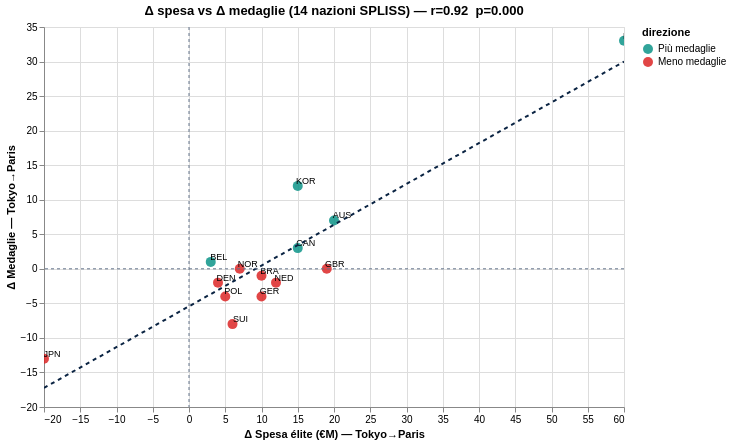

The cell this chart's notebook holds for it:
### Markdown cell above
## 5. Variazione spesa Tokyo→Paris vs variazione medaglie

### Code cell
# Merge Tokyo e Paris per le 14 nazioni comuni
merged = (spliss_tokyo[["country_noc","country","elite_spend_EUR","medals"]]
          .merge(spliss_paris[["country_noc","elite_spend_EUR","medals"]]
                 .rename(columns={"elite_spend_EUR":"spend_paris","medals":"medals_paris"}),
                 on="country_noc", how="inner"))
merged.rename(columns={"elite_spend_EUR":"spend_tokyo","medals":"medals_tokyo"}, inplace=True)
merged["delta_spend"]  = merged["spend_paris"] - merged["spend_tokyo"]
merged["delta_medals"] = merged["medals_paris"] - merged["medals_tokyo"]
merged["delta_pct"]    = merged["delta_spend"] / merged["spend_tokyo"] * 100
merged["direzione"]    = merged["delta_medals"].apply(lambda v: "Più medaglie" if v>0 else "Meno medaglie")

r_d, p_d = stats.pearsonr(merged["delta_spend"], merged["delta_medals"])

base = alt.Chart(merged)
scatter_d = (
    base.mark_point(size=100, filled=True, opacity=0.85)
    .encode(
        x=alt.X("delta_spend:Q", title="Δ Spesa élite (€M) — Tokyo→Paris"),
        y=alt.Y("delta_medals:Q", title="Δ Medaglie — Tokyo→Paris"),
        color=alt.Color("direzione:N",
            scale=alt.Scale(domain=["Più medaglie","Meno medaglie"],
                            range=[TEAL, RED])),
        tooltip=["country:N",
                 alt.Tooltip("delta_spend:Q", title="Δ Spesa (€M)", format="+.0f"),
                 alt.Tooltip("delta_medals:Q", title="Δ Medaglie", format="+.0f"),
                 alt.Tooltip("delta_pct:Q", title="Δ% Spesa", format="+.1f")]
    )
)
labels_d = (
    base.mark_text(dx=8, dy=-5, fontSize=9)
    .encode(x="delta_spend:Q", y="delta_medals:Q", text="country_noc:N")
)
reg_d = (
    base.transform_regression("delta_spend","delta_medals")
    .mark_line(strokeDash=[4,4], color=NAVY)
    .encode(x="delta_spend:Q", y="delta_medals:Q")
)
hline = alt.Chart(pd.DataFrame({"y":[0]})).mark_rule(color=GRAY,strokeDash=[3,3]).encode(y="y:Q")
vline = alt.Chart(pd.DataFrame({"x":[0]})).mark_rule(color=GRAY,strokeDash=[3,3]).encode(x="x:Q")

(scatter_d + labels_d + reg_d + hline + vline).properties(
    title=f"Δ spesa vs Δ medaglie (14 nazioni SPLISS) — r={r_d:.2f}  p={p_d:.3f}",
    width=580, height=380
).interactive().display()

### Figure 1 — Vega-Lite specification as saved in the notebook (floating-point values rounded to 4 significant figures)
{"config": {"view": {"continuousWidth": 300, "continuousHeight": 300}}, "layer": [{"mark": {"type": "point", "filled": true, "opacity": 0.85, "size": 100}, "encoding": {"color": {"field": "direzione", "scale": {"domain": ["Più medaglie", "Meno medaglie"], "range": ["#0D9488", "#DC2626"]}, "type": "nominal"}, "tooltip": [{"field": "country", "type": "nominal"}, {"field": "delta_spend", "format": "+.0f", "title": "Δ Spesa (€M)", "type": "quantitative"}, {"field": "delta_medals", "format": "+.0f", "title": "Δ Medaglie", "type": "quantitative"}, {"field": "delta_pct", "format": "+.1f", "title": "Δ% Spesa", "type": "quantitative"}], "x": {"field": "delta_spend", "title": "Δ Spesa élite (€M) — Tokyo→Paris", "type": "quantitative"}, "y": {"field": "delta_medals", "title": "Δ Medaglie — Tokyo→Paris", "type": "quantitative"}}, "name": "view_3ca19e0d849cffb0_0"}, {"mark": {"type": "text", "dx": 8, "dy": -5, "fontSize": 9}, "encoding": {"text": {"field": "country_noc", "type": "nominal"}, "x": {"field": "delta_spend", "type": "quantitative"}, "y": {"field": "delta_medals", "type": "quantitative"}}}, {"mark": {"type": "line", "color": "#0A2342", "strokeDash": [4, 4]}, "encoding": {"x": {"field": "delta_spend", "type": "quantitative"}, "y": {"field": "delta_medals", "type": "quantitative"}}, "transform": [{"on": "delta_spend", "regression": "delta_medals"}]}, {"data": {"name": "data-a0a55d106695e8d630baff0f16eee66d"}, "mark": {"type": "rule", "color": "#64748B", "strokeDash": [3, 3]}, "encoding": {"y": {"field": "y", "type": "quantitative"}}}, {"data": {"name": "data-d285a7403ed98ae579761d64a864032b"}, "mark": {"type": "rule", "color": "#64748B", "strokeDash": [3, 3]}, "encoding": {"x": {"field": "x", "type": "quantitative"}}}], "data": {"name": "data-98450bec4723eead93a345295f428d94"}, "height": 380, "params": [{"name": "param_1e9efca18e7a2868", "select": {"type": "interval", "encodings": ["x", "y"]}, "bind": "scales", "views": ["view_3ca19e0d849cffb0_0"]}], "title": "Δ spesa vs Δ medaglie (14 nazioni SPLISS) — r=0.92  p=0.000", "width": 580, "$schema": "https://vega.github.io/schema/vega-lite/v6.1.0.json", "datasets": {"data-98450bec4723eead93a345295f428d94": [{"country_noc": "GBR", "country": "Great Britain", "spend_tokyo": 331, "medals_tokyo": 65, "spend_paris": 350, "medals_paris": 65, "delta_spend": 19, "delta_medals": 0, "delta_pct": 5.74, "direzione": "Meno medaglie"}, {"country_noc": "NED", "country": "Netherlands", "spend_tokyo": 108, "medals_tokyo": 36, "spend_paris": 120, "medals_paris": 34, "delta_spend": 12, "delta_medals": -2, "delta_pct": 11.11, "direzione": "Meno medaglie"}, {"country_noc": "FRA", "country": "France", "spend_tokyo": 220, "medals_tokyo": 33, "spend_paris": 280, "medals_paris": 66, "delta_spend": 60, "delta_medals": 33, "delta_pct": 27.27, "direzione": "Più medaglie"}, {"country_noc": "GER", "country": "Germany", "spend_tokyo": 185, "medals_tokyo": 37, "spend_paris": 195, "medals_paris": 33, "delta_spend": 10, "delta_medals": -4, "delta_pct": 5.405, "direzione": "Meno medaglie"}, {"country_noc": "AUS", "country": "Australia", "spend_tokyo": 200, "medals_tokyo": 46, "spend_paris": 220, "medals_paris": 53, "delta_spend": 20, "delta_medals": 7, "delta_pct": 10.0, "direzione": "Più medaglie"}, {"country_noc": "BEL", "country": "Belgium", "spend_tokyo": 25, "medals_tokyo": 9, "spend_paris": 28, "medals_paris": 10, "delta_spend": 3, "delta_medals": 1, "delta_pct": 12.0, "direzione": "Più medaglie"}, {"country_noc": "CAN", "country": "Canada", "spend_tokyo": 140, "medals_tokyo": 24, "spend_paris": 155, "medals_paris": 27, "delta_spend": 15, "delta_medals": 3, "delta_pct": 10.71, "direzione": "Più medaglie"}, {"country_noc": "JPN", "country": "Japan", "spend_tokyo": 400, "medals_tokyo": 58, "spend_paris": 380, "medals_paris": 45, "delta_spend": -20, "delta_medals": -13, "delta_pct": -5.0, "direzione": "Meno medaglie"}, {"country_noc": "BRA", "country": "Brazil", "spend_tokyo": 180, "medals_tokyo": 21, "spend_paris": 190, "medals_paris": 20, "delta_spend": 10, "delta_medals": -1, "delta_pct": 5.556, "direzione": "Meno medaglie"}, {"country_noc": "POL", "country": "Poland", "spend_tokyo": 55, "medals_tokyo": 14, "spend_paris": 60, "medals_paris": 10, "delta_spend": 5, "delta_medals": -4, "delta_pct": 9.091, "direzione": "Meno medaglie"}, {"country_noc": "NOR", "country": "Norway", "spend_tokyo": 65, "medals_tokyo": 8, "spend_paris": 72, "medals_paris": 8, "delta_spend": 7, "delta_medals": 0, "delta_pct": 10.77, "direzione": "Meno medaglie"}, {"country_noc": "DEN", "country": "Denmark", "spend_tokyo": 38, "medals_tokyo": 11, "spend_paris": 42, "medals_paris": 9, "delta_spend": 4, "delta_medals": -2, "delta_pct": 10.53, "direzione": "Meno medaglie"}, {"country_noc": "SUI", "country": "Switzerland", "spend_tokyo": 42, "medals_tokyo": 13, "spend_paris": 48, "medals_paris": 5, "delta_spend": 6, "delta_medals": -8, "delta_pct": 14.29, "direzione": "Meno medaglie"}, {"country_noc": "KOR", "country": "South Korea", "spend_tokyo": 160, "medals_tokyo": 20, "spend_paris": 175, "medals_paris": 32, "delta_spend": 15, "delta_medals": 12, "delta_pct": 9.375, "direzione": "Più medaglie"}], "data-a0a55d106695e8d630baff0f16eee66d": [{"y": 0}], "data-d285a7403ed98ae579761d64a864032b": [{"x": 0}]}}
